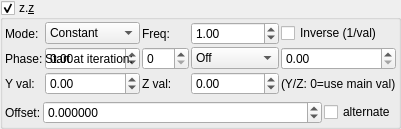
    <widget class="MyGroupBox" name="groupCheck_transf_function_enabledAz_false">
     <property name="title">
      <string>z.&amp;z</string>
     </property>
     <property name="checkable">
      <bool>true</bool>
     </property>
     <layout class="QVBoxLayout" name="verticalLayout_12">
      <property name="leftMargin">
       <number>2</number>
      </property>
      <property name="topMargin">
       <number>2</number>
      </property>
      <property name="rightMargin">
       <number>2</number>
      </property>
      <property name="bottomMargin">
       <number>2</number>
      </property>
      <item>
       <layout class="QGridLayout" name="gridLayout_84">
        <property name="spacing">
         <number>2</number>
        </property>
        <item row="2" column="3">
         <widget class="QLabel" name="label_54">
          <property name="text">
           <string>Stop at iteration:</string>
          </property>
         </widget>
        </item>
        <item row="2" column="4">
         <widget class="MySpinBox" name="spinboxInt_transf_multiplier_stop_iter_2">
          <property name="sizePolicy">
           <sizepolicy hsizetype="Preferred" vsizetype="Maximum">
            <horstretch>0</horstretch>
            <verstretch>0</verstretch>
           </sizepolicy>
          </property>
          <property name="maximum">
           <number>999</number>
          </property>
         </widget>
        </item>
      <item row="1" column="0">
       <widget class="QLabel"><property name="text"><string>Mode:</string></property></widget>
      </item>
      <item row="1" column="1">
       <widget class="MyComboBox" name="comboBox_transf_multiplier_value_mode_2">
        <item><property name="text"><string notr="true">Constant</string></property></item>
        <item><property name="text"><string notr="true">Sine</string></property></item>
        <item><property name="text"><string notr="true">Ramp</string></property></item>
        <item><property name="text"><string notr="true">Exponential</string></property></item>
        <item><property name="text"><string notr="true">Triangle</string></property></item>
        <item><property name="text"><string notr="true">Square</string></property></item>
        <item><property name="text"><string notr="true">Smoothstep</string></property></item>
        <item><property name="text"><string notr="true">Noise</string></property></item>
        <item><property name="text"><string notr="true">Ping-pong</string></property></item>
        <item><property name="text"><string notr="true">Stepped</string></property></item>
       </widget>
      </item>
      <item row="1" column="2">
       <widget class="QLabel"><property name="text"><string>Freq:</string></property></widget>
      </item>
      <item row="1" column="3">
       <widget class="MyDoubleSpinBox" name="spinbox_transf_multiplier_frequency_2">
        <property name="minimum"><double>0.01</double></property><property name="maximum"><double>100.0</double></property>
        <property name="singleStep"><double>0.1</double></property><property name="value"><double>1.0</double></property>
       </widget>
      </item>
      <item row="1" column="4" colspan="2">
       <widget class="MyCheckBox" name="checkBox_transf_multiplier_inverse_2">
        <property name="text"><string>Inverse (1/val)</string></property>
       </widget>
      </item>
      <item row="2" column="0">
       <widget class="QLabel"><property name="text"><string>Phase:</string></property></widget>
      </item>
      <item row="2" column="1">
       <widget class="MyDoubleSpinBox" name="spinbox_transf_multiplier_phase_2">
        <property name="minimum"><double>-10.0</double></property><property name="maximum"><double>10.0</double></property>
        <property name="singleStep"><double>0.1</double></property><property name="value"><double>0.0</double></property>
       </widget>
      </item>
      <item row="2" column="2">
       <widget class="QLabel"><property name="text"><string>|z| gate:</string></property></widget>
      </item>
      <item row="2" column="3">
       <widget class="MyComboBox" name="comboBox_transf_multiplier_threshold_mode_2">
        <item><property name="text"><string notr="true">Off</string></property></item>
        <item><property name="text"><string notr="true">&gt; thresh</string></property></item>
        <item><property name="text"><string notr="true">&lt; thresh</string></property></item>
       </widget>
      </item>
      <item row="2" column="4" colspan="2">
       <widget class="MyDoubleSpinBox" name="spinbox_transf_multiplier_threshold_2">
        <property name="minimum"><double>0.0</double></property><property name="maximum"><double>1000.0</double></property>
        <property name="singleStep"><double>0.1</double></property><property name="value"><double>0.0</double></property>
       </widget>
      </item>
      <item row="3" column="0">
       <widget class="QLabel"><property name="text"><string>Y val:</string></property></widget>
      </item>
      <item row="3" column="1">
       <widget class="MyDoubleSpinBox" name="spinbox_transf_multiplier_scale_y_2">
        <property name="minimum"><double>-100.0</double></property><property name="maximum"><double>100.0</double></property>
        <property name="singleStep"><double>0.01</double></property><property name="value"><double>0.0</double></property>
       </widget>
      </item>
      <item row="3" column="2">
       <widget class="QLabel"><property name="text"><string>Z val:</string></property></widget>
      </item>
      <item row="3" column="3">
       <widget class="MyDoubleSpinBox" name="spinbox_transf_multiplier_scale_z_2">
        <property name="minimum"><double>-100.0</double></property><property name="maximum"><double>100.0</double></property>
        <property name="singleStep"><double>0.01</double></property><property name="value"><double>0.0</double></property>
       </widget>
      </item>
      <item row="3" column="4" colspan="2">
       <widget class="QLabel"><property name="text"><string notr="true">(Y/Z: 0=use main val)</string></property></widget>
      </item>
        <item row="2" column="2">
         <widget class="MySpinBox" name="spinboxInt_transf_multiplier_start_iter_2">
          <property name="sizePolicy">
           <sizepolicy hsizetype="Minimum" vsizetype="Maximum">
            <horstretch>0</horstretch>
            <verstretch>0</verstretch>
           </sizepolicy>
          </property>
          <property name="minimum">
           <number>0</number>
          </property>
          <property name="maximum">
           <number>999</number>
          </property>
          <property name="value">
           <number>0</number>
          </property>
         </widget>
        </item>
        <item row="2" column="1">
         <widget class="QLabel" name="label_74">
          <property name="text">
           <string>Start at iteration:</string>
          </property>
         </widget>
        </item>
       </layout>
      </item>
      <item>
       <layout class="QGridLayout" name="gridLayout_67" columnstretch="0,0,0,1,0">
        <property name="spacing">
         <number>2</number>
        </property>
        <item row="1" column="0" colspan="2">
         <widget class="QLabel" name="label_263">
          <property name="text">
           <string>Offset:</string>
          </property>
         </widget>
        </item>
        <item row="1" column="3">
         <widget class="MyDoubleSpinBox" name="spinbox3_transf_addition_constant_z">
          <property name="sizePolicy">
           <sizepolicy hsizetype="Minimum" vsizetype="Maximum">
            <horstretch>0</horstretch>
            <verstretch>0</verstretch>
           </sizepolicy>
          </property>
          <property name="prefix">
           <string/>
          </property>
          <property name="suffix">
           <string/>
          </property>
          <property name="decimals">
           <number>6</number>
          </property>
          <property name="minimum">
           <double>-99.989999999999995</double>
          </property>
          <property name="maximum">
           <double>99.989999999999995</double>
          </property>
          <property name="singleStep">
           <double>0.100000000000000</double>
          </property>
         </widget>
        </item>
        <item row="1" column="4">
         <widget class="MyCheckBox" name="checkBox_transf_function_enabledBz_false">
          <property name="text">
           <string notr="true">alternate</string>
          </property>
         </widget>
        </item>
       </layout>
      </item>
     </layout>
    </widget>
